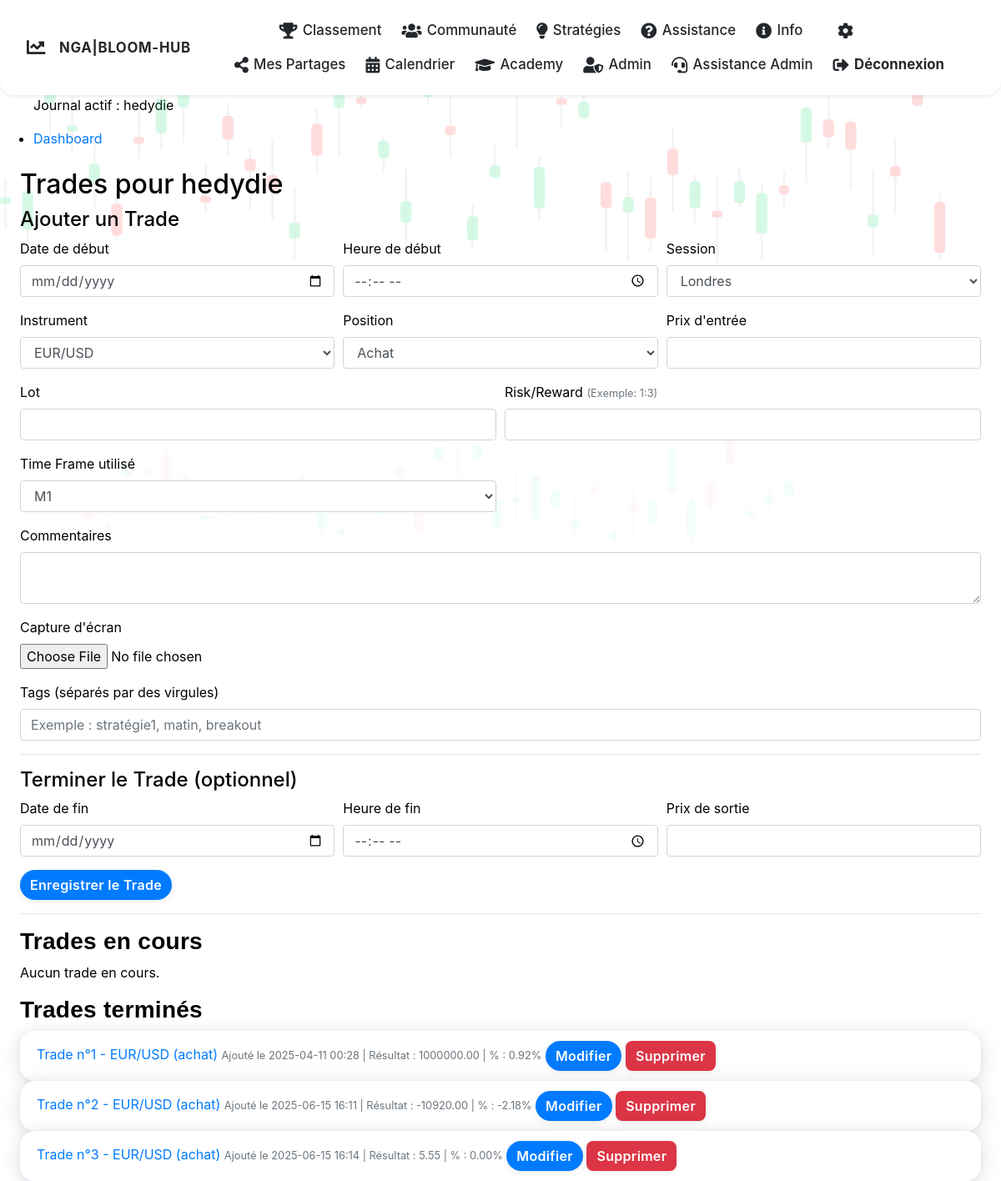
Page /trades/5 (signed in) on the committed database.
### main.py (models this page shows, shortened)
class Journal(db.Model):
    __tablename__ = 'journals'
    id = db.Column(db.Integer, primary_key=True)
    nom = db.Column(db.String(100), nullable=False)
    capital_initial = db.Column(db.Float, nullable=False)
    devise = db.Column(db.String(10), nullable=False)
    levier = db.Column(db.Float, nullable=False)
    user_id = db.Column(db.Integer, db.ForeignKey('users.id'), nullable=False)
    user = db.relationship('User', backref=db.backref('journals', lazy=True))
    trades = db.relationship('Trade', backref='journal', lazy=True)
    analyses = db.relationship('Analysis', backref='journal', lazy=True)
    platform_links = db.relationship('PlatformLink', backref='journal', lazy=True)

class Trade(db.Model):
    __tablename__ = 'trades'
    id = db.Column(db.Integer, primary_key=True)
    date_debut = db.Column(db.DateTime, nullable=False)
    date_fin = db.Column(db.DateTime, nullable=True)
    session = db.Column(db.String(50), nullable=False)
    instrument = db.Column(db.String(50), nullable=False)
    position = db.Column(db.String(10), nullable=False)
    prix_entree = db.Column(db.Float, nullable=False)
    prix_sortie = db.Column(db.Float, nullable=True)
    lot = db.Column(db.Float, nullable=False)
    risk_reward = db.Column(db.String(10), nullable=False)
    time_frame = db.Column(db.String(50), nullable=True)
    commentaires = db.Column(db.Text, nullable=True)
    capture = db.Column(db.String(200), nullable=True)
    resultat = db.Column(db.Float, nullable=True)
    pourcentage = db.Column(db.Float, nullable=True)
    statut = db.Column(db.String(20), default="EN_COURS")
    tags = db.Column(db.String(200), nullable=True)
    journal_id = db.Column(db.Integer, db.ForeignKey('journals.id'), nullable=False)
    date_enregistrement = db.Column(db.DateTime, nullable=False, default=datetime.utcnow)
    reflections = db.relationship('ReflectionEntry', backref='trade', lazy=True)

### main.py (the view, shortened to what this page needs)
@app.route('/trades/<int:journal_id>', methods=['GET', 'POST'])
def trades(journal_id):
    if 'user_id' not in session:
        return redirect(url_for('login'))
    journal = Journal.query.filter_by(id=journal_id, user_id=session['user_id']).first()
    if not journal:
        flash("Journal introuvable ou non autorisé.")
        return redirect(url_for('home'))
    trades_encours = Trade.query.filter_by(journal_id=journal.id, statut="EN_COURS").order_by(Trade.date_enregistrement.asc(), Trade.id.asc()).all()
    trades_termine = Trade.query.filter(Trade.journal_id == journal.id, Trade.statut == "TERMINE").order_by(Trade.date_enregistrement.asc(), Trade.id.asc()).all()
    trades_ordered = Trade.query.filter_by(journal_id=journal.id).order_by(Trade.date_enregistrement.asc(), Trade.id.asc()).all()
    numero_ordre_map = {t.id: idx for idx, t in enumerate(trades_ordered, start=1)}
    return render_template(
        'trades.html',
        journal=journal,
        trades_encours=trades_encours,
        trades_termine=trades_termine,
        numero_ordre_map=numero_ordre_map
    )

### main.py (called while the page is built)
@app.context_processor
def inject_site_name():
    return {'site_name': 'NGA|BLOOM-HUB'}

### templates/trades.html (shortened to what this page needs)
{% extends "base.html" %}
{% block content %}
<h2>Trades pour {{ journal.nom }}</h2>
<form method="POST" enctype="multipart/form-data">
  <h4>Ajouter un Trade</h4>
  <div class="form-row">
    <div class="form-group col-md-4">
      <label for="date_debut">Date de début</label>
      <input type="date" class="form-control" name="date_debut" required>
    </div>
    <div class="form-group col-md-4">
      <label for="heure_debut">Heure de début</label>
      <input type="time" class="form-control" name="heure_debut" required>
    </div>
    <div class="form-group col-md-4">
      <label for="session">Session</label>
      <select class="form-control" name="session" required>
        <option value="Londres">Londres</option>
      </select>
    </div>
  </div>
  <div class="form-row">
    <div class="form-group col-md-4">
      <label for="instrument">Instrument</label>
      <select class="form-control" name="instrument" id="instrument" required>
        <optgroup label="Forex">
          <option value="EUR/USD">EUR/USD</option>
        </optgroup>
      </select>
    </div>
    <div class="form-group col-md-4">
      <label for="position">Position</label>
      <select class="form-control" name="position" required>
        <option value="achat">Achat</option>
      </select>
    </div>
    <div class="form-group col-md-4">
      <label for="prix_entree">Prix d'entrée</label>
      <input type="number" step="0.0001" class="form-control" name="prix_entree" required>
    </div>
  </div>
  <div class="form-row">
    <div class="form-group col-md-6">
      <label for="lot">Lot</label>
      <input type="number" step="0.01" class="form-control" name="lot" required>
    </div>
    <div class="form-group col-md-6">
      <label for="risk_reward">Risk/Reward <small class="text-muted">(Exemple: 1:3)</small></label>
      <input type="text" class="form-control" name="risk_reward" required>
    </div>
  </div>
  <div class="form-row">
    <div class="form-group col-md-6">
      <label for="time_frame">Time Frame utilisé</label>
      <select class="form-control" name="time_frame" id="time_frame" required>
        <option value="M1">M1</option>
      </select>
    </div>
  </div>
  <div class="form-group">
    <label for="commentaires">Commentaires</label>
    <textarea class="form-control" name="commentaires"></textarea>
  </div>
  <div class="form-group">
    <label for="capture">Capture d'écran</label>
    <input type="file" class="form-control-file" name="capture">
  </div>
  <div class="form-group">
    <label for="tags">Tags (séparés par des virgules)</label>
    <input type="text" class="form-control" name="tags" placeholder="Exemple : stratégie1, matin, breakout">
  </div>
  <hr>
  <h4>Terminer le Trade (optionnel)</h4>
  <div class="form-row">
    <div class="form-group col-md-4">
      <label for="date_fin">Date de fin</label>
      <input type="date" class="form-control" name="date_fin">
    </div>
    <div class="form-group col-md-4">
      <label for="heure_fin">Heure de fin</label>
      <input type="time" class="form-control" name="heure_fin">
    </div>
    <div class="form-group col-md-4">
      <label for="prix_sortie">Prix de sortie</label>
      <input type="number" step="0.0001" class="form-control" name="prix_sortie">
    </div>
  </div>
  <button type="submit" class="btn btn-primary">Enregistrer le Trade</button>
</form>
<hr>
<h3>Trades en cours</h3>
{% if trades_encours %}
  <ul class="list-group">
    {% for trade in trades_encours %}
      <li class="list-group-item">
        <a href="{{ url_for('trade_detail', trade_id=trade.id) }}">Trade n°{{ numero_ordre_map[trade.id] }} - {{ trade.instrument }} ({{ trade.position }})</a>
        <span class="text-muted small">Ajouté le {{ trade.date_enregistrement.strftime('%Y-%m-%d %H:%M') }} | Résultat : {{ '%.2f' % trade.resultat if trade.resultat is not none else 'N/A' }} | % : {{ '%.2f' % trade.pourcentage if trade.pourcentage is not none else 'N/A' }}%</span>
        <td>
          <a href="{{ url_for('edit_trade', trade_id=trade.id) }}" class="btn btn-primary">Modifier</a>
          <form action="{{ url_for('delete_trade', trade_id=trade.id) }}" method="POST" style="display:inline;">
              <button type="submit" class="btn btn-danger" onclick="return confirm('Êtes-vous sûr de vouloir supprimer ce trade ?');">Supprimer</button>
          </form>
        </td>
      </li>
    {% endfor %}
  </ul>
{% else %}
  <p>Aucun trade en cours.</p>
{% endif %}
<h3>Trades terminés</h3>
{% if trades_termine %}
  <ul class="list-group">
    {% for trade in trades_termine %}
      <li class="list-group-item">
        <a href="{{ url_for('trade_detail', trade_id=trade.id) }}">Trade n°{{ numero_ordre_map[trade.id] }} - {{ trade.instrument }} ({{ trade.position }})</a>
        <span class="text-muted small">Ajouté le {{ trade.date_enregistrement.strftime('%Y-%m-%d %H:%M') }} | Résultat : {{ '%.2f' % trade.resultat if trade.resultat is not none else 'N/A' }} | % : {{ '%.2f' % trade.pourcentage if trade.pourcentage is not none else 'N/A' }}%</span>
        <td>
          <a href="{{ url_for('edit_trade', trade_id=trade.id) }}" class="btn btn-primary">Modifier</a>
          <form action="{{ url_for('delete_trade', trade_id=trade.id) }}" method="POST" style="display:inline;">
              <button type="submit" class="btn btn-danger" onclick="return confirm('Êtes-vous sûr de vouloir supprimer ce trade ?');">Supprimer</button>
          </form>
        </td>
      </li>
    {% endfor %}
  </ul>
{% else %}
  <p>Aucun trade terminé.</p>
{% endif %}
{% endblock %}

### templates/base.html (shortened to what this page needs)
<!DOCTYPE html>
<html lang="fr">
<head>
    <link rel="stylesheet" href="https://stackpath.bootstrapcdn.com/bootstrap/4.5.2/css/bootstrap.min.css">
    <link rel="stylesheet" href="https://cdnjs.cloudflare.com/ajax/libs/animate.css/4.1.1/animate.min.css"/>
    <link href="https://cdnjs.cloudflare.com/ajax/libs/font-awesome/5.15.4/css/all.min.css" rel="stylesheet">
    <link rel="stylesheet" href="{{ url_for('static', filename='css/style.css') }}">
</head>
<body class="{% if session.get('theme') == 'dark' %}dark-theme{% endif %}">
    {% include 'navbar.html' %}
    <nav>
        <ul>
            {% if journal %}
                <p>Journal actif : {{ journal.nom }}</p>
                <li><a href="{{ url_for('dashboard', journal_id=journal.id) }}">Dashboard</a></li>
            {% endif %}
        </ul>
    </nav>
    <div class="container mt-4">
        {% block content %}{% endblock %}
    </div>
    <div class="trading-bg-svg" aria-hidden="true">
      <svg id="candlestick-bg" viewBox="0 0 1440 400" fill="none" xmlns="http://www.w3.org/2000/svg" preserveAspectRatio="none">
        <g id="candles">
        </g>
      </svg>
    </div>
    <div class="trading-bg-svg trading-bg-svg-bottom" aria-hidden="true">
      <svg id="candlestick-bg-2" viewBox="0 0 1440 220" fill="none" xmlns="http://www.w3.org/2000/svg" preserveAspectRatio="none">
        <g id="candles2">
        </g>
      </svg>
    </div>
</body>
</html>

### static/css/style.css (style rules this page uses)
body { background: none; }
body:not(.dark-theme) { background-color: white; color: black; }
.card, .list-group-item, .table { border-radius: 18px !important; box-shadow: 0 4px 24px rgba(0,0,0,0.13), 0 1.5px 8px #007bff11; background: #23272b; color: #fff; border: none !important; transition: box-shadow 0.18s, transform 0.18s; }
body:not(.dark-theme) .card, body:not(.dark-theme) .list-group-item, body:not(.dark-theme) .table { background: #fff; color: #23272b; }
.btn, .btn-primary, .btn-success, .btn-danger { border-radius: 8px; font-weight: 600; letter-spacing: 0.02em; box-shadow: 0 2px 8px rgba(0,0,0,0.07); transition: background 0.18s, color 0.18s, box-shadow 0.18s; }
.btn-primary { background: #007bff; color: #fff; border: none; }
.btn-danger { background: #dc3545; color: #fff; border: none; }
body { background: #f8f9fa; color: #23272b; }
.trading-bg-svg { position: fixed; left: 0; top: 0; width: 100vw; height: 400px; z-index: 0; pointer-events: none; opacity: 0.22; }
.trading-bg-svg svg { width: 100vw; height: 400px; display: block; }
body .container, body .container-fluid, body .row, body .d-flex { position: relative; z-index: 1; }
.container, .container-fluid { max-width: 1200px; margin: 0 auto; padding-left: 2vw; padding-right: 2vw; }
.trading-bg-svg-bottom { position: fixed; left: 0; top: 480px; width: 100vw; height: 220px; z-index: 0; pointer-events: none; opacity: 0.13; }
.trading-bg-svg-bottom svg { width: 100vw; height: 220px; display: block; }
.btn-success, .btn-primary { border-radius: 20px; font-weight: 600; }
h1.academy-title, h2.card-title, h3 { font-family: 'Montserrat', Arial, sans-serif; font-weight: 700; letter-spacing: 0.01em; }

### rows in the picture
Journal: nom "hedydie"
Trade: numero_ordre_map "1", instrument "EUR/USD", position "achat", date_enregistrement "2025-04-11 00:28", resultat "1000000.00", pourcentage "0.92"
Trade: numero_ordre_map "2", instrument "EUR/USD", position "achat", date_enregistrement "2025-06-15 16:11", resultat "-10920.00", pourcentage "-2.18"
Trade: numero_ordre_map "3", instrument "EUR/USD", position "achat", date_enregistrement "2025-06-15 16:14", resultat "5.55", pourcentage "0.00"

### other values in the picture
{{ site_name }} "NGA|BLOOM-HUB"
